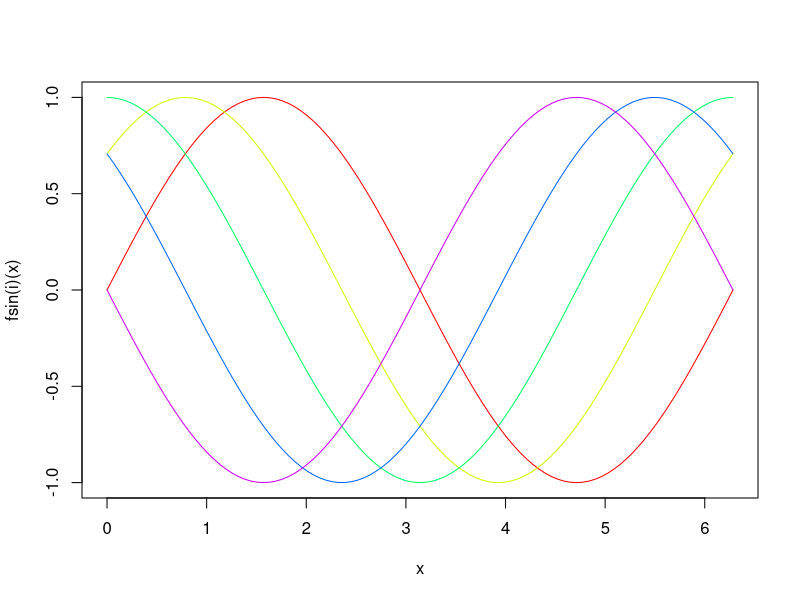

Write R code to recreate this figure.
# funciones senoidales
# ==========
# Funcion productora de funciones 
# senoidales
fsin <- function(i) {
    function (x) sin(x + i*pi/4)
}

n <- 4
for (i in 0:n) {
    curve(fsin(i)(x), xlim=c(0,2*pi), col=rainbow(n+1)[i+1], add=(i!=0))
}
